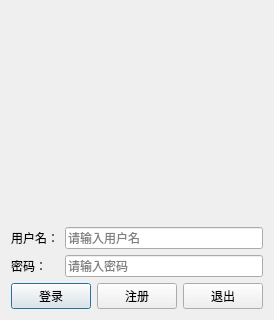
<?xml version="1.0" encoding="UTF-8"?>
<ui version="4.0">
 <class>LoginDialog</class>
 <widget class="QDialog" name="LoginDialog">
  <property name="geometry">
   <rect>
    <x>0</x>
    <y>0</y>
    <width>250</width>
    <height>320</height>
   </rect>
  </property>
  <property name="windowTitle">
   <string>Dialog</string>
  </property>
  <layout class="QVBoxLayout" name="verticalLayout">
   <item>
    <widget class="QLabel" name="label">
     <property name="minimumSize">
      <size>
       <width>80</width>
       <height>80</height>
      </size>
     </property>
     <property name="text">
      <string/>
     </property>
     <property name="pixmap">
      <pixmap resource="pic.qrc">:/new/prefix1/images/logined.jpg</pixmap>
     </property>
     <property name="scaledContents">
      <bool>false</bool>
     </property>
    </widget>
   </item>
   <item>
    <layout class="QGridLayout" name="gridLayout">
     <item row="0" column="0">
      <widget class="QLabel" name="label_4">
       <property name="text">
        <string>用户名：</string>
       </property>
      </widget>
     </item>
     <item row="0" column="1">
      <widget class="QLineEdit" name="lineEdit_4">
       <property name="placeholderText">
        <string>请输入用户名</string>
       </property>
      </widget>
     </item>
     <item row="1" column="0">
      <widget class="QLabel" name="label_3">
       <property name="text">
        <string>密码：</string>
       </property>
      </widget>
     </item>
     <item row="1" column="1">
      <widget class="QLineEdit" name="lineEdit_3">
       <property name="echoMode">
        <enum>QLineEdit::EchoMode::Password</enum>
       </property>
       <property name="placeholderText">
        <string>请输入密码</string>
       </property>
      </widget>
     </item>
    </layout>
   </item>
   <item>
    <layout class="QHBoxLayout" name="buttonLayout">
     <item>
      <spacer name="horizontalSpacer">
       <property name="orientation">
        <enum>Qt::Orientation::Horizontal</enum>
       </property>
       <property name="sizeType">
        <enum>QSizePolicy::Policy::Expanding</enum>
       </property>
       <property name="sizeHint" stdset="0">
        <size>
         <width>0</width>
         <height>0</height>
        </size>
       </property>
      </spacer>
     </item>
     <item>
      <widget class="QPushButton" name="pushButton">
       <property name="text">
        <string>登录</string>
       </property>
      </widget>
     </item>
     <item>
      <widget class="QPushButton" name="pushButton_3">
       <property name="text">
        <string>注册</string>
       </property>
      </widget>
     </item>
     <item>
      <widget class="QPushButton" name="pushButton_2">
       <property name="text">
        <string>退出</string>
       </property>
      </widget>
     </item>
     <item>
      <spacer name="horizontalSpacer_2">
       <property name="orientation">
        <enum>Qt::Orientation::Horizontal</enum>
       </property>
       <property name="sizeType">
        <enum>QSizePolicy::Policy::Expanding</enum>
       </property>
       <property name="sizeHint" stdset="0">
        <size>
         <width>0</width>
         <height>0</height>
        </size>
       </property>
      </spacer>
     </item>
    </layout>
   </item>
  </layout>
 </widget>
 <resources>
  <include location="pic.qrc"/>
 </resources>
 <connections/>
</ui>
